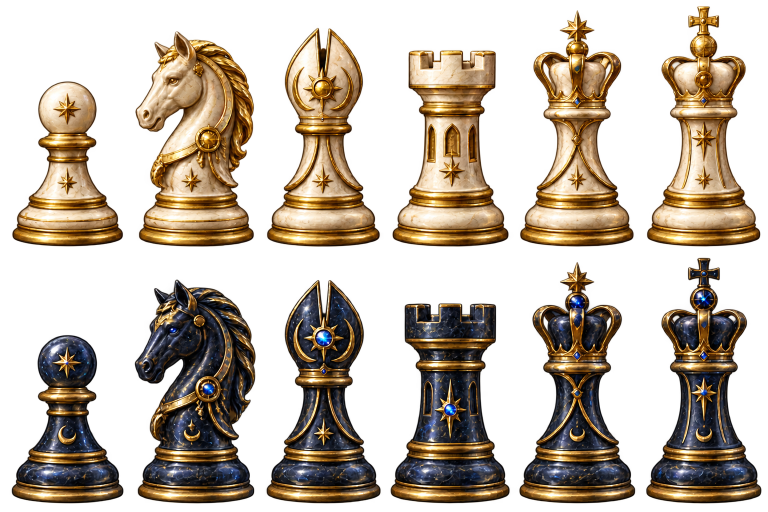
#> input picture bend2/assets/source/chess-piece-atlas.png, 1536 x 1024 px (shown at 1/2 size)
$ python prepare.py
#> lines starting #> are read from the running program, lines starting #| are printed output that depends on the picture; after the words box and inside, x2 and y2 are one past the last pixel; in counts of white or black regions, pixels touching at a corner belong together
#!/usr/bin/env python3
"""Build transparent, size-tiered RGA2 piece pages from the preserved atlas."""

from __future__ import annotations

import argparse
import hashlib
import json
from pathlib import Path

from PIL import Image

HERE = Path(__file__).resolve().parent
ASSET_ROOT = HERE.parents[1]
SOURCE = ASSET_ROOT / "source" / "chess-piece-atlas.png"
DEFAULT_OUTPUT = ASSET_ROOT / "runtime" / "pieces"

SOURCE_SHA256 = "e7e4dd458e02d098c5daa3db2d6a4dc903f10d2f55da33684932ecc2b9dad923"
SOURCE_SIZE = (1536, 1024)
CELL_SIZE = (256, 512)
SIDES = ("white", "navy")
KINDS = ("pawn", "knight", "bishop", "rook", "queen", "king")
ALPHA_THRESHOLD = 4
CROP_GUARD = 2
PAGE_SLOTS = 4
TIERS = {
    "interactive": {"sprite": 64, "depth": 7},
    "standard": {"sprite": 128, "depth": 8},
    "high-detail": {"sprite": 256, "depth": 9},
}
TIER_PREFIX = {"interactive": "pieces-fast", "standard": "pieces-std", "high-detail": "pieces-hi"}


def sha256(data: bytes) -> str:
    return hashlib.sha256(data).hexdigest()


def source_image(path: Path = SOURCE) -> Image.Image:
    raw = path.read_bytes()
    digest = sha256(raw)
    if digest != SOURCE_SHA256:
        raise ValueError(f"piece atlas SHA-256 changed: {digest}")
    image = Image.open(path).convert("RGBA")
#> image is the input picture: PIL image 1536x1024 RGBA; mean R, G, B, A 104.8, 81.2, 52.9, 114
    if image.size != SOURCE_SIZE:
        raise ValueError(f"piece atlas has unexpected dimensions: {image.size}")
    return image


def alpha_bounds(cell: Image.Image) -> tuple[int, int, int, int]:
    alpha = cell.getchannel("A")
    visible = alpha.point(lambda value: 255 if value >= ALPHA_THRESHOLD else 0)
    bounds = visible.getbbox()
    if bounds is None:
        raise ValueError("piece cell has no visible pixels")
    return bounds


def piece_cells(image: Image.Image) -> list[dict[str, object]]:
    cells: list[dict[str, object]] = []
    cell_width, cell_height = CELL_SIZE
    for side_index, side in enumerate(SIDES):
        for kind_index, kind in enumerate(KINDS):
            cell_box = (
                kind_index * cell_width,
                side_index * cell_height,
                (kind_index + 1) * cell_width,
                (side_index + 1) * cell_height,
            )
            cell = image.crop(cell_box)
            bounds = alpha_bounds(cell)
            left, top, right, bottom = bounds
            crop_box = (
                max(0, left - CROP_GUARD),
                max(0, top - CROP_GUARD),
                min(cell_width, right + CROP_GUARD),
                min(cell_height, bottom + CROP_GUARD),
            )
            sprite_index = side_index * len(KINDS) + kind_index
            cells.append(
                {
                    "name": f"{side}-{kind}",
                    "side": side,
                    "kind": kind,
                    "index": sprite_index,
                    "cell_box": cell_box,
                    "alpha_bounds": bounds,
                    "touches_cell_edge": (
                        bounds[0] == 0
                        or bounds[1] == 0
                        or bounds[2] == cell_width
                        or bounds[3] == cell_height
                    ),
                    "crop_box": crop_box,
                    "crop": cell.crop(crop_box),
                }
            )
#> this loop made 2 passes
#> pass 1, in alpha_bounds, `visible = alpha.point(lambda value: 255 if value >= ALPHA_THRESHOLD el..`:
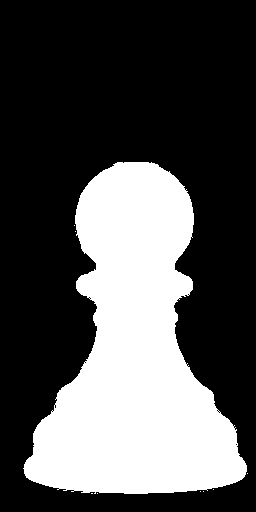
#> visible: PIL image 256x512 L; 32.1% white; 9 white regions (8 under 20 px), largest, box (x1, y1, x2, y2) and area: (23, 162, 247, 494) 42010
#> pass 1, in alpha_bounds (call 2), `visible = alpha.point(lambda value: 255 if value >= ALPHA_THRESHOLD el..`:
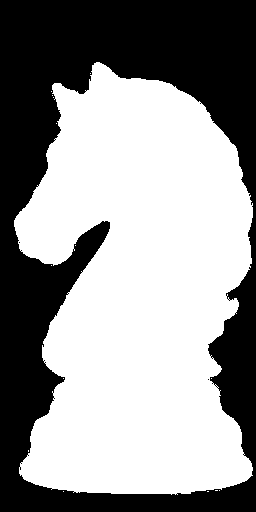
#> visible: PIL image 256x512 L; 58.2% white; 3 black regions (2 under 20 px), largest, box (x1, y1, x2, y2) and area: (0, 0, 256, 512) 54821
#> after the loop:
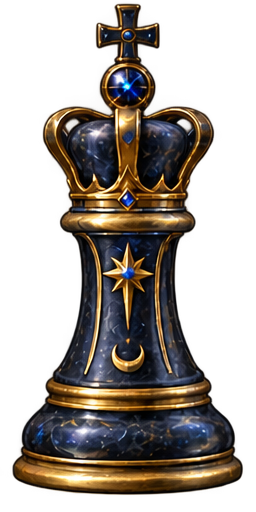
#> cell: PIL image 256x512 RGBA; mean R, G, B, A 70.2, 54.8, 39, 115.1; transparent parts drawn white
#> after the loop, cells = 12 items
    return cells


def make_page_set(image: Image.Image, sprite_size: int) -> list[Image.Image]:
    if sprite_size not in (64, 128, 256):
        raise ValueError("sprite tier must be 64, 128 or 256 pixels")
    cells = piece_cells(image)
#> cells = 12 items
    reference_height = max(
        int(item["alpha_bounds"][3]) - int(item["alpha_bounds"][1])
        for item in cells
    )
#> reference_height = 494
    page_size = sprite_size * 2
    inset = 4
    usable_height = sprite_size - inset * 2
    scale = usable_height / reference_height
#> scale = 0.243
    pages = [Image.new("RGBA", (page_size, page_size), (0, 0, 0, 0)) for _ in range(3)]

    for item in cells:
        index = int(item["index"])
        slot = index % PAGE_SLOTS
        page = pages[index // PAGE_SLOTS]
        crop = item["crop"]
        assert isinstance(crop, Image.Image)
        width = max(1, round(crop.width * scale))
        height = max(1, round(crop.height * scale))
        resized = crop.resize((width, height), Image.Resampling.LANCZOS)
        slot_x = (slot % 2) * sprite_size
        slot_y = (slot // 2) * sprite_size
        destination = (
            slot_x + (sprite_size - width) // 2,
            slot_y + sprite_size - inset - height,
        )
        page.alpha_composite(resized, destination)
#> this loop made 12 passes
#> (slot, width, height, slot_x, slot_y, destination) on passes 1 to 12: (0, 56, 82, 0, 0, (36, 42)), (1, 59, 106, 128, 0, (162, 18)), (2, 57, 108, 0, 128, (35, 144)), (3, 58, 97, 128, 128, (163, 155)), (0, 57, 116, 0, 0, (35, 8)), (1, 56, 118, 128, 0, (164, 6)), (2, 56, 83, 0, 128, (36, 169)), (3, 60, 110, 128, 128, (162, 142)), (0, 58, 110, 0, 0, (35, 14)), (1, 60, 98, 128, 0, (162, 26)), (2, 58, 118, 0, 128, (35, 134)), (3, 57, 121, 128, 128, (163, 131))
#> pass 1, in make_page_set, `crop = item["crop"]`:
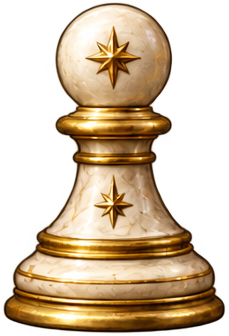
#> crop: PIL image 229x336 RGBA; mean R, G, B, A 154.5, 121.9, 80.6, 133.8; transparent parts drawn white
#> pass 1, in make_page_set, `resized = crop.resize((width, height), Image.Resampling.LANCZOS)`:
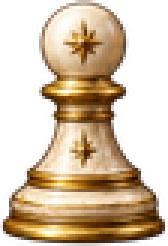
#> resized: PIL image 56x82 RGBA (shown 3 times larger); mean R, G, B, A 98, 76.7, 51.3, 133.9; transparent parts drawn white
#> after the loop:
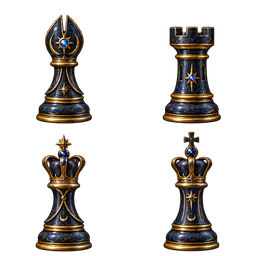
#> page: PIL image 256x256 RGBA; mean R, G, B, A 17.5, 14.2, 11.2, 55.2; transparent parts drawn white
#> after the loop:
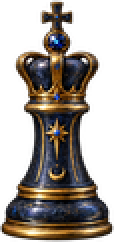
#> resized: PIL image 57x121 RGBA (shown 2 times larger); mean R, G, B, A 41.6, 33.6, 26.5, 128.5; transparent parts drawn white

    return pages


def encode_rga2(page: Image.Image, depth: int) -> bytes:
    expected_size = 1 << depth
    if page.size != (expected_size, expected_size):
        raise ValueError(f"RGA2 depth {depth} does not match page size {page.size}")
    return b"RGA2" + bytes((depth,)) + page.tobytes("raw", "RGBA")


def build_tier(image: Image.Image, output: Path, tier: str) -> dict[str, object]:
    try:
        config = TIERS[tier]
    except KeyError as error:
        raise ValueError(f"unknown sprite tier: {tier}") from error
    sprite_size = int(config["sprite"])
    depth = int(config["depth"])
    output.mkdir(parents=True, exist_ok=True)
    pages = make_page_set(image, sprite_size)
#> pages = 3 items
    entries = []
    for index, page in enumerate(pages):
        packed = encode_rga2(page, depth)
        path = output / f"{TIER_PREFIX[tier]}-{index}.rga"
        path.write_bytes(packed)
        entries.append(
            {
                "path": str(path),
                "sha256": sha256(packed),
                "bytes": len(packed),
                "depth": depth,
                "size": page.size,
            }
        )
#> this loop made 3 passes
#> after the loop, entries = 3 items
    return {
        "tier": tier,
        "spritePixels": sprite_size,
        "sourceSha256": SOURCE_SHA256,
        "pages": entries,
        "totalBytes": sum(int(entry["bytes"]) for entry in entries),
    }


def main() -> None:
    parser = argparse.ArgumentParser(description=__doc__)
    parser.add_argument("--tier", choices=("interactive", "standard", "high-detail", "both"), default="standard")
    parser.add_argument("--output", type=Path, default=DEFAULT_OUTPUT)
    args = parser.parse_args()

    image = source_image()
    selected = TIERS.keys() if args.tier == "both" else (args.tier,)
    result = [build_tier(image, args.output, tier) for tier in selected]
#> result = 1 item
    print(json.dumps({"source": str(SOURCE), "results": result}, indent=2))
#| {
#|   "source": "bend2/assets/source/chess-piece-atlas.png",
#|   "results": [
#|     {
#|       "tier": "standard",
#|       "spritePixels": 128,
#|       "sourceSha256": "e7e4dd458e02d098c5daa3db2d6a4dc903f10d2f55da33684932ecc2b9dad923",
#|       "pages": [
#|         {
#|           "path": "bend2/assets/runtime/pieces/pieces-std-0.rga",
#|           "sha256": "0825b5edce1e61618c9f3438e5c70ead4c4f29c04cc94f48b84697705efe07d0",
#|           "bytes": 262149,
#> (further printed lines are left out)


if __name__ == "__main__":
    main()
